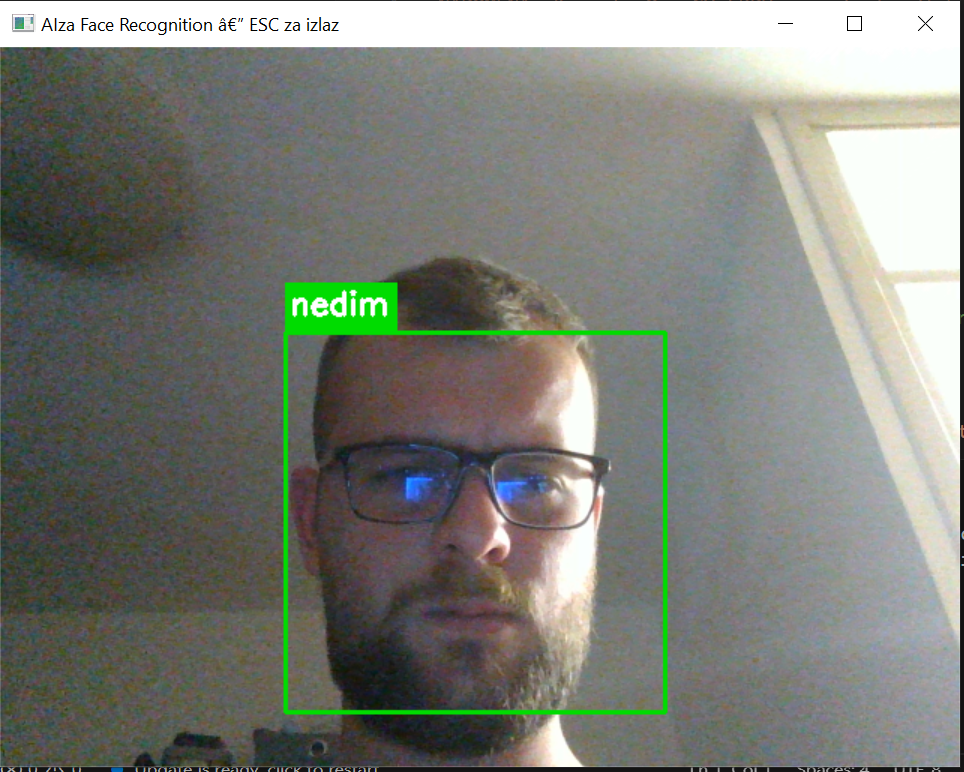
#> input picture nedimslika.png, 964 x 772 px
$ python -i recognize.py   (imports and definitions only)
#> lines starting #> are read from the running program, lines starting #| are printed output that depends on the picture
"""
recognize.py — Real-time prepoznavanje lica putem webcam-a koristeći OpenCV LBPH.
Prikazuje ime i vjerovatnoću (confidence) za svako prepoznato lice.
NAPOMENA: Koristi OpenCV LBPH — ne treba dlib ni Visual Studio Build Tools!
"""

import cv2
import pickle
import numpy as np

MODEL_FILE = "trained_model.yml"
LABELS_FILE = "labels.pkl"

# Confidence threshold za LBPH:
# Niža vrijednost = veće pouzdanje (0 = savršen match)
# Povećana granica na 100 kako bi te bolje prepoznavao (npr. otvorenih usta)
CONFIDENCE_THRESHOLD = 100

# --- Učitavanje modela i labela ---
# [1 line not run here, left out]

recognizer = cv2.face.LBPHFaceRecognizer_create()
# [6 lines not run here, left out]

# --- Haar Cascade za detekciju lica ---
face_cascade = cv2.CascadeClassifier(
    cv2.data.haarcascades + "haarcascade_frontalface_default.xml"
)
profile_cascade = cv2.CascadeClassifier(
    cv2.data.haarcascades + "haarcascade_profileface.xml"
)

def get_faces(gray, min_size=(60, 60)):
    faces = list(face_cascade.detectMultiScale(gray, scaleFactor=1.1, minNeighbors=5, minSize=min_size))
    if len(faces) == 0:
        faces = list(profile_cascade.detectMultiScale(gray, scaleFactor=1.1, minNeighbors=5, minSize=min_size))
    if len(faces) == 0:
        flipped_gray = cv2.flip(gray, 1)
        flipped_faces = profile_cascade.detectMultiScale(flipped_gray, scaleFactor=1.1, minNeighbors=5, minSize=min_size)
        faces = []
        w_img = gray.shape[1]
        for (x, y, w, h) in flipped_faces:
            faces.append((w_img - x - w, y, w, h))
    return faces

# [7 lines not run here, left out]

IMG_SIZE = (150, 150)

# [62 lines not run here, left out]

>>> import cv2
>>> picture = cv2.imread('nedimslika.png', cv2.IMREAD_GRAYSCALE)
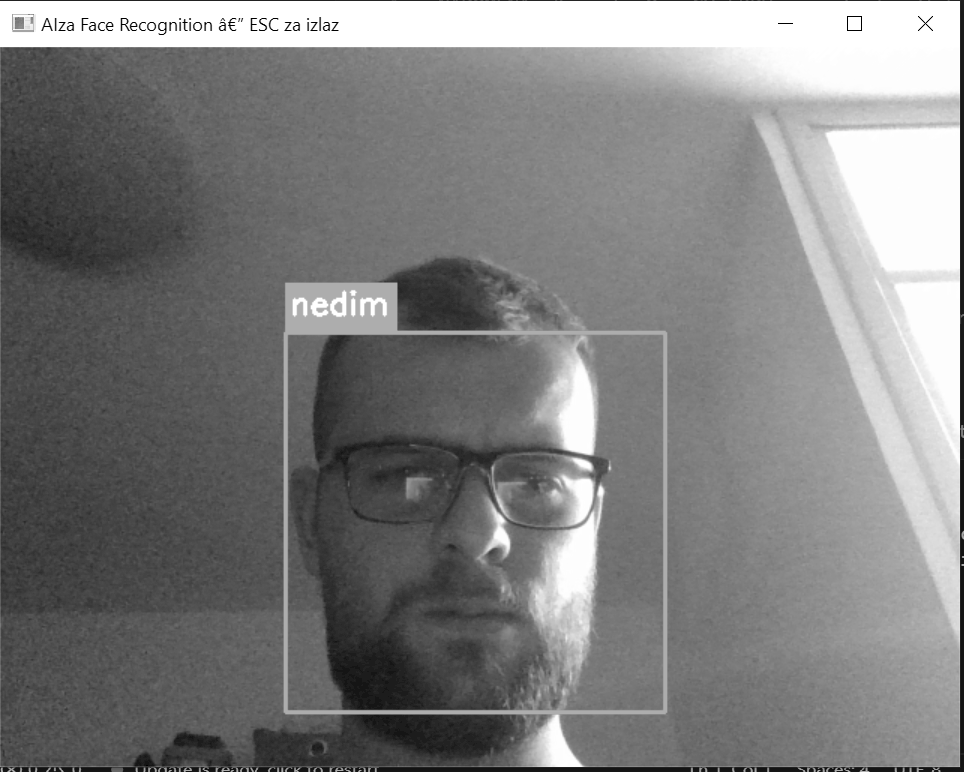
#> picture: shape (772, 964); min 0, max 255, mean 127.4
>>> result = get_faces(picture)
#> in get_faces, `faces = list(face_cascade.detectMultiScale(gray, scaleFactor=1.1, minN..`: faces = []
#> in get_faces, `flipped_gray = cv2.flip(gray, 1)`:
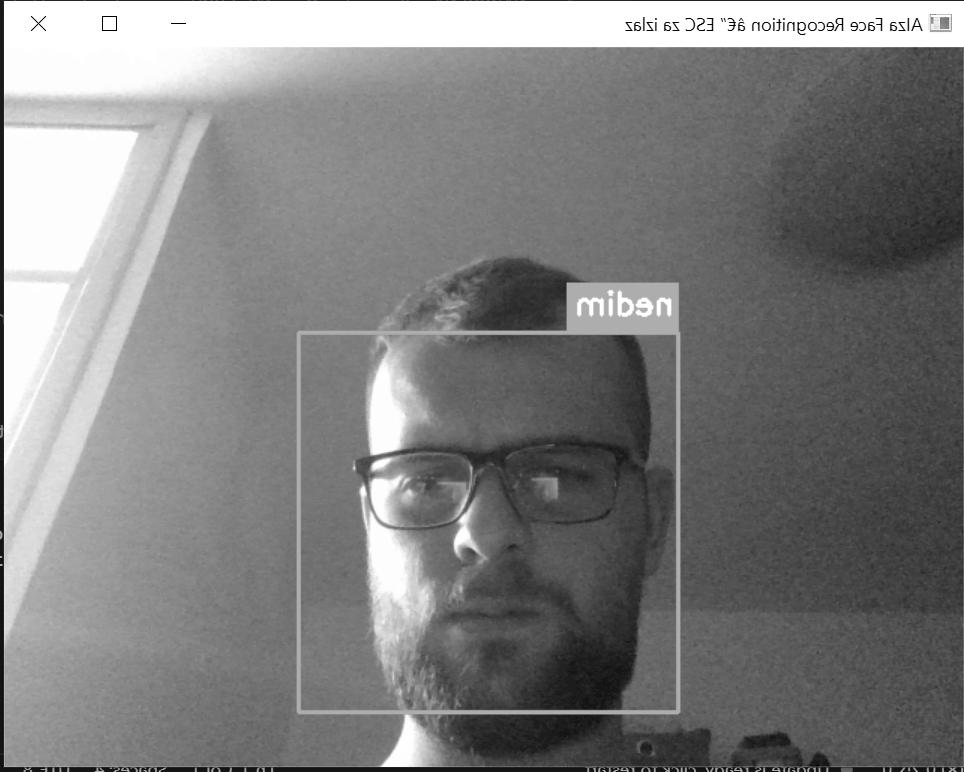
#> flipped_gray: shape (772, 964); min 0, max 255, mean 127.4
#> in get_faces, `flipped_faces = profile_cascade.detectMultiScale(flipped_gray, scaleFa..`: flipped_faces = ()
#> result = []

$ run again, on nepoznatslika.png
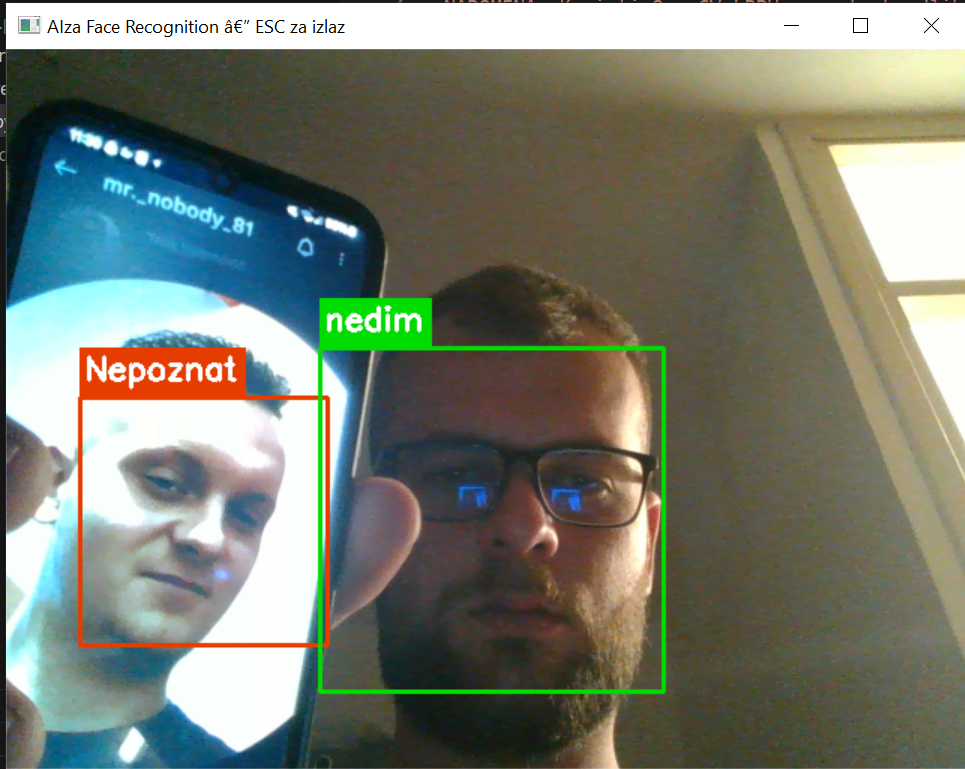
#> input picture nepoznatslika.png, 965 x 769 px
#> `picture = cv2.imread('nedimslika.png', cv2.IMREAD_GRAYSCALE)`:
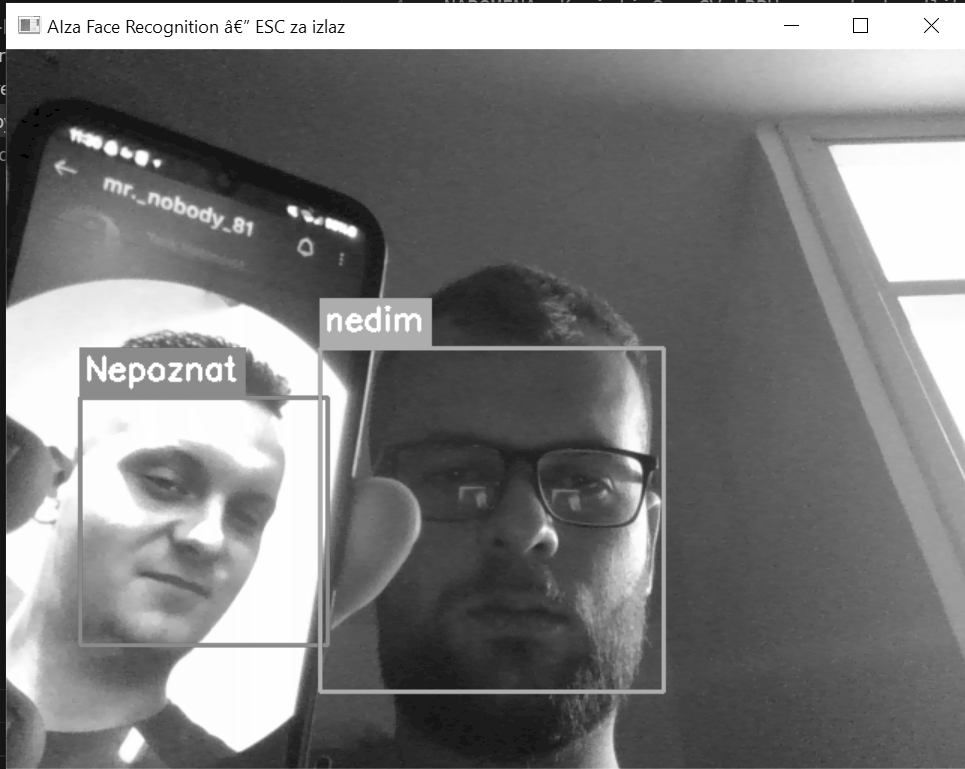
#> picture: shape (769, 965); min 0, max 255, mean 125.3
#> faces = [[74, 394, 251, 251], [339, 353, 334, 334]]
